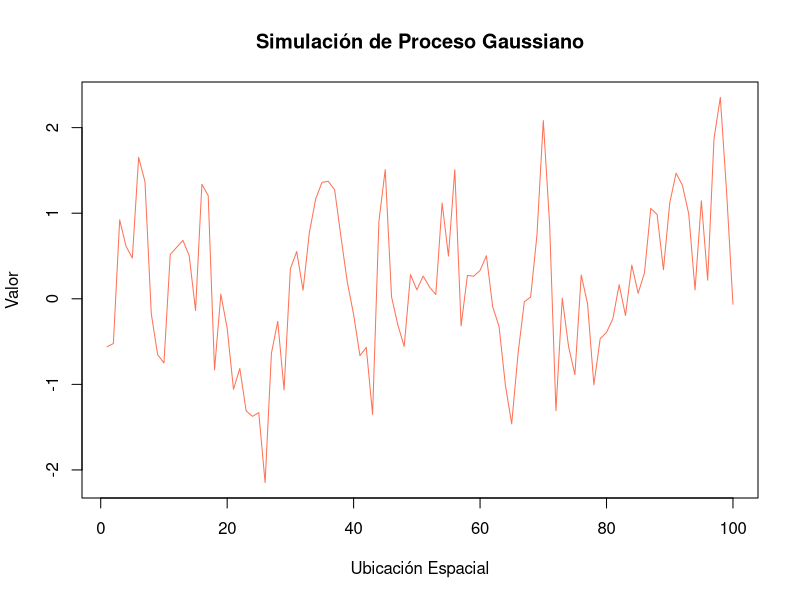

Here is the R script that generated this plot: (Note: this script raises an error after producing the figure.)
library(fields)

###### 1. SIMULACIÓN ######
n <- 100
sigma <- 1
phi <- 2

# Define la matriz de distancias
dist_matrix <- matrix(0, n, n)
for (i in 1:n) {
  for (j in 1:n) {
    dist_matrix[i, j] <- abs(i - j)}}

# Define la función de covarianza exponencial
cov_exponential <- function(h, sigma, phi) {
  return(sigma^2 * exp(-h / phi))}

Sigma <- cov_exponential(dist_matrix, sigma, phi) #matriz de covarianza

mu <- rep(0, n) #Vector de medias

# Simula un proceso gaussiano
set.seed(123)
simulated_data <- rmvnorm(1, mean = mu, sigma = Sigma)

View(simulated_data)

# Visualiza los datos simulados
plot(1:n, simulated_data, type = "l", main = "Simulación de Proceso Gaussiano",
     xlab = "Ubicación Espacial", ylab = "Valor", col = "coral1")


###### 2. Calcular estimador de Matheron ######

# Calcular estimador de Matheron para diferentes distancias h
distancias_h <- 1:50

resultados_matheron <- numeric(length(distancias_h))  # Vector para almacenar resultados

# Calcular estimador de Matheron para cada h
for (i in seq_along(distancias_h)) {
  resultado_matheron <- estimador_matheron(simulated_data, distancias_h[i])
  resultados_matheron[i] <- resultado_matheron
}

# Graficar resultados
plot(distancias_h, resultados_matheron, type = "b", 
     main = "Estimador de Matheron para diferentes distancias",
     xlab = "Distancia (h)", ylab = "Estimador de Matheron")

###### 4. Estimar el modelo de COV exponencial con la función OPTIM ######

# Definir la función objetivo (negativo del logaritmo de la verosimilitud)
neg_log_likelihood <- function(params, data, dist_matrix) {
  sigma_sq <- params[1]
  phi <- params[2]
  n <- length(data)
  
  # Matriz de covarianza exponencial
  Sigma <- sigma_sq * exp(-dist_matrix / phi)
  
  # Convertir data en un vector
  data_vector <- as.vector(data)
  
  # Logaritmo de la verosimilitud
  log_likelihood <- -0.5 * log(det(Sigma)) - 0.5 * t(data_vector) %*% solve(Sigma) %*% data_vector
  
  return(-log_likelihood)  # Negativo del logaritmo de la verosimilitud
}

# Datos y matriz de distancias
data <- as.matrix(simulated_data)

# Parámetros iniciales y restricciones
initial_params <- c(1, 1)  # Valores iniciales de los parámetros
lower_bound <- c(0, 0)      # Límites inferiores para los parámetros
upper_bound <- c(Inf, Inf)   # Límites superiores para los parámetros

# Optimización usando optim
optimal_params <- optim(par = initial_params, fn = neg_log_likelihood, 
                        data = data, dist_matrix = dist_matrix, 
                        method = "L-BFGS-B", lower = lower_bound, upper = upper_bound)$par

# Imprimir resultados
cat("Estimación de sigma^2:", optimal_params[1], "\n")
cat("Estimación de phi:", optimal_params[2], "\n")
